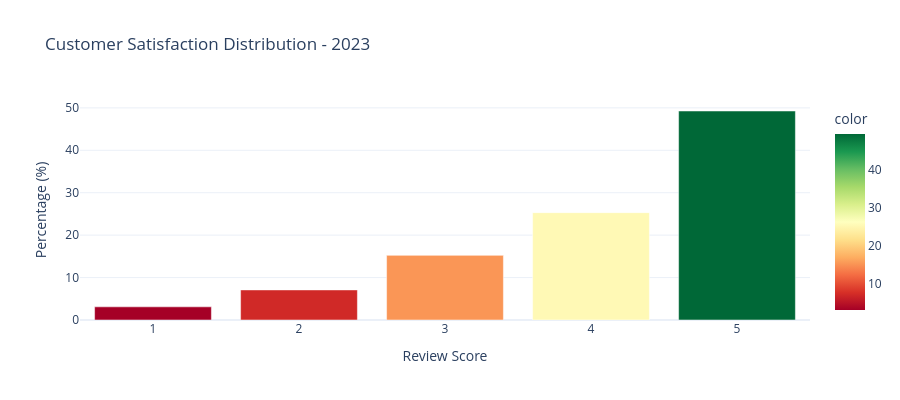

Notebook source saved alongside this figure:
### Markdown cell above
## Section 6: Customer Satisfaction & Delivery Performance

### Code cell
# Display satisfaction score distribution
fig_satisfaction = visualizer.plot_satisfaction_distribution(
    sales_data_with_reviews=sales_with_reviews,
    title=f'Customer Satisfaction Distribution - {ANALYSIS_YEAR}'
)
fig_satisfaction.show()

### Figure 1 — Plotly figure (JSON) as saved in the notebook; plotly's stock layout.template omitted (floating-point values rounded to 4 significant figures)
{"data": [{"hovertemplate": "Review Score=%{x}<br>Percentage (%)=%{y}<br>color=%{marker.color}<extra></extra>", "legendgroup": "", "marker": {"color": [3.105, 7.092, 15.23, 25.31, 49.26], "coloraxis": "coloraxis", "pattern": {"shape": ""}}, "name": "", "orientation": "v", "showlegend": false, "textposition": "auto", "type": "bar", "x": [1, 2, 3, 4, 5], "xaxis": "x", "y": [3.105, 7.092, 15.23, 25.31, 49.26], "yaxis": "y"}], "layout": {"barmode": "relative", "coloraxis": {"autocolorscale": false, "colorbar": {"title": {"text": "color"}}, "colorscale": [[0, "rgb(165,0,38)"], [0.1, "rgb(215,48,39)"], [0.2, "rgb(244,109,67)"], [0.3, "rgb(253,174,97)"], [0.4, "rgb(254,224,139)"], [0.5, "rgb(255,255,191)"], [0.6, "rgb(217,239,139)"], [0.7, "rgb(166,217,106)"], [0.8, "rgb(102,189,99)"], [0.9, "rgb(26,152,80)"], [1, "rgb(0,104,55)"]]}, "height": 400, "legend": {"tracegroupgap": 0}, "showlegend": false, "title": {"text": "Customer Satisfaction Distribution - 2023"}, "xaxis": {"anchor": "y", "domain": [0, 1], "title": {"text": "Review Score"}}, "yaxis": {"anchor": "x", "domain": [0, 1], "title": {"text": "Percentage (%)"}}}}
